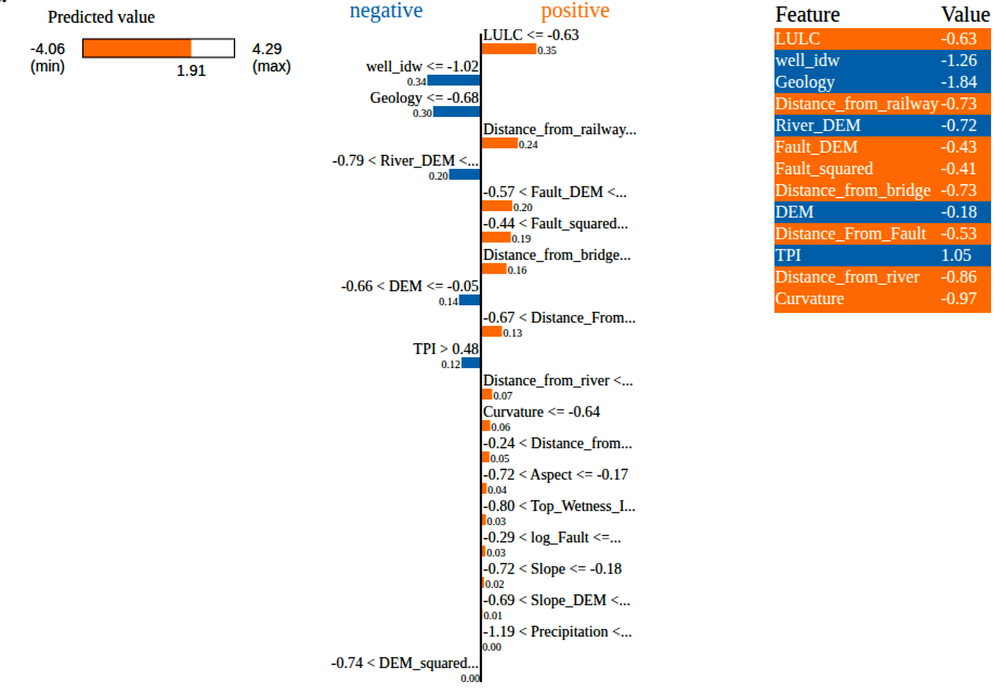
#> input picture media/lime_et.png, 3018 x 2069 px, found by its file name (shown at 1/3 size)
$ python zoom_lime_plots.py
#> lines starting #> are read from the running program, lines starting #| are printed output that depends on the picture; after the words box and inside, x2 and y2 are one past the last pixel; in counts of white or black regions, pixels touching at a corner belong together
#> in main, img is the input picture: PIL image 3018x2069 RGB; mean R, G, B 241.3, 236.2, 232.9
#!/usr/bin/env python3
"""
Zoom in on LIME plots by cropping whitespace and scaling up
"""

from PIL import Image, ImageOps
import numpy as np
import os

def auto_crop_and_zoom(img_path, output_path, margin=20, zoom_factor=1.3):
    """
    Auto-crop whitespace and zoom in on the main content
    """
#> called with margin = 30, zoom_factor = 1.3
    # Open image
    img = Image.open(img_path)

    # Convert to numpy array
    img_array = np.array(img)

    # Find non-white pixels
    # Consider pixels with any channel < 250 as content
    if len(img_array.shape) == 3:
        content_mask = np.any(img_array < 250, axis=2)
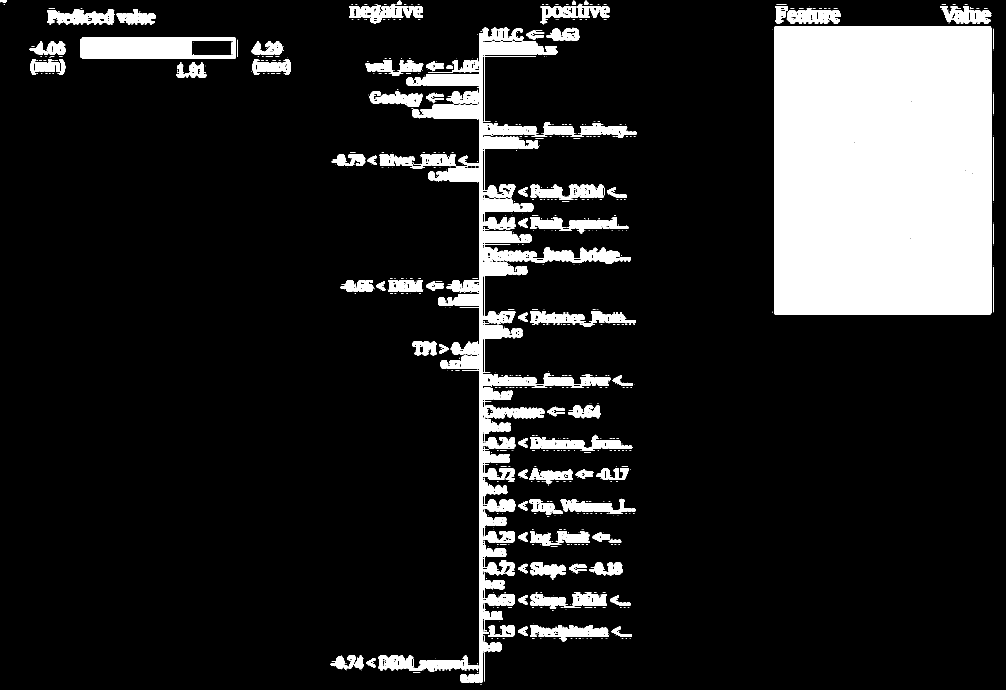
#> content_mask: shape (2069, 3018) bool (shown at 1/3 size); 14.4% white; 1342 white regions (1148 under 20 px), largest, box (x1, y1, x2, y2) and area: (2322, 83, 2975, 940) 555416, (1220, 99, 1672, 2048) 92478, (245, 113, 706, 177) 23794
    else:
        content_mask = img_array < 250

    # Find bounding box of content
    rows = np.any(content_mask, axis=1)
    cols = np.any(content_mask, axis=0)

    if rows.any() and cols.any():
        rmin, rmax = np.where(rows)[0][[0, -1]]
#> rmin = 0; rmax = 2052
        cmin, cmax = np.where(cols)[0][[0, -1]]
#> cmin = 0; cmax = 2979

        # Add margin
        height, width = img_array.shape[:2]
#> height = 2069; width = 3018
        rmin = max(0, rmin - margin)
        rmax = min(height, rmax + margin)
#> rmax = 2069
        cmin = max(0, cmin - margin)
        cmax = min(width, cmax + margin)
#> cmax = 3009

        # Crop
        cropped = img.crop((cmin, rmin, cmax, rmax))
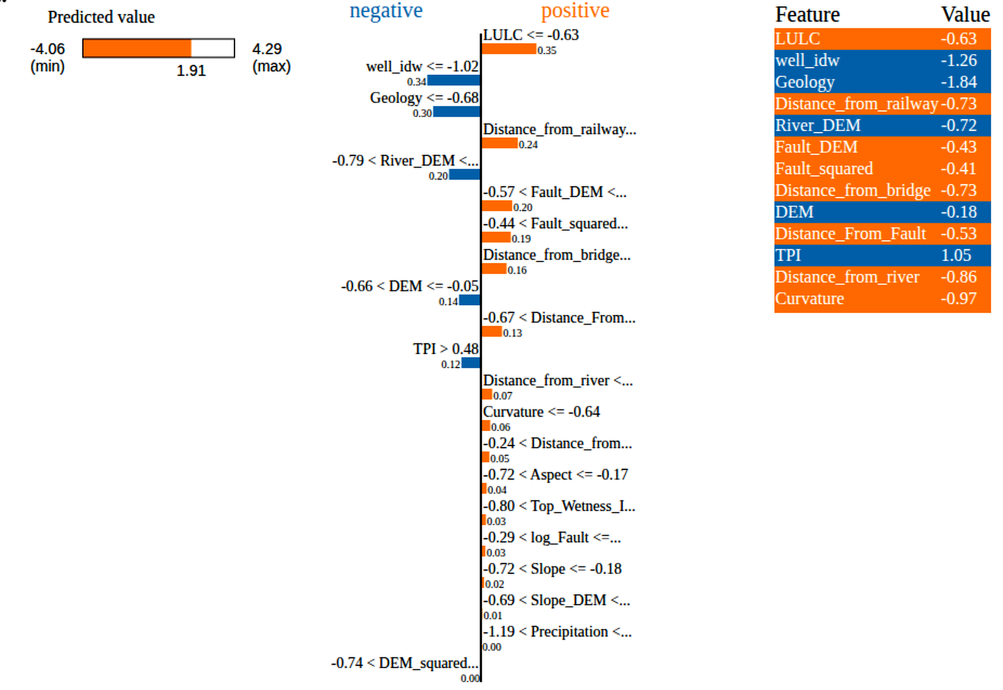
#> cropped: PIL image 3009x2069 RGB (shown at 1/3 size); mean R, G, B 241.3, 236.2, 232.8
    else:
        cropped = img

    # Zoom in by scaling up
    width, height = cropped.size
#> width = 3009
    new_width = int(width * zoom_factor)
#> new_width = 3911
    new_height = int(height * zoom_factor)
#> new_height = 2689

    zoomed = cropped.resize((new_width, new_height), Image.Resampling.LANCZOS)
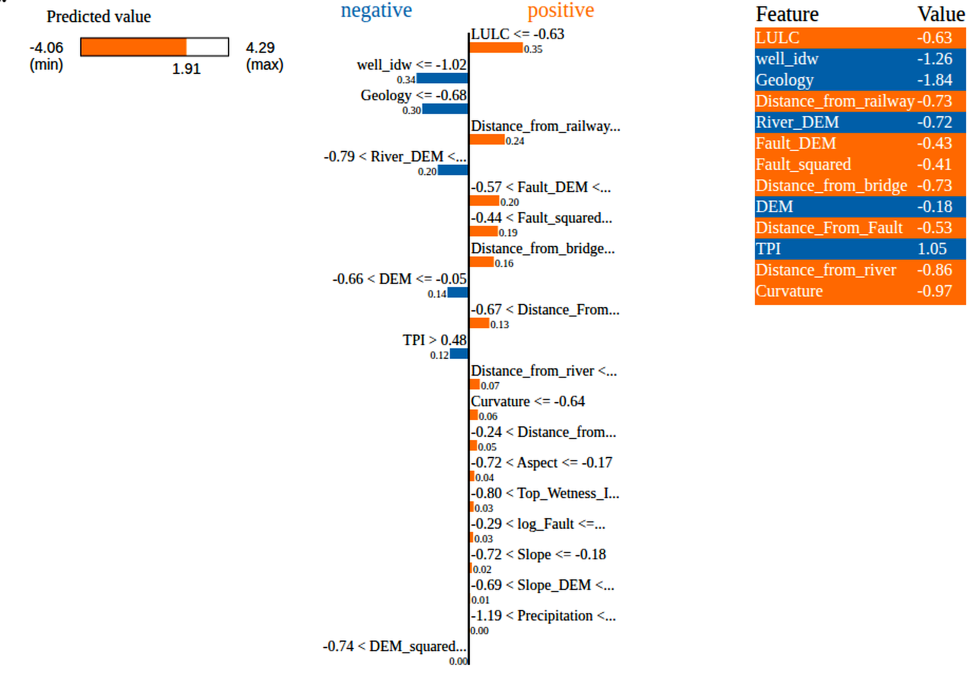
#> zoomed: PIL image 3911x2689 RGB (shown at 1/4 size); mean R, G, B 241.3, 236.2, 232.8

    # Save
    zoomed.save(output_path, 'PNG', quality=95, optimize=True)

    crop_info = f"Cropped from {img.size} to {cropped.size}, then zoomed to {zoomed.size}"
    return crop_info

def main():
    """
    Main function to zoom in on all LIME plots
    """
    media_dir = '/home/kangah/Desktop/MasterThesisLsu/media'

    # List of LIME plots to zoom
    lime_plots = [
        'lime_et.png',
        'lime_rf.png',
        'lime_examples.png'
    ]

    print("Zooming in on LIME plots...\n")

    for plot_name in lime_plots:
        input_path = os.path.join(media_dir, plot_name)

        if os.path.exists(input_path):
            # Zoom and crop directly
            # Create temporary backup with PNG extension
            temp_backup = input_path.replace('.png', '_temp.png')
            img = Image.open(input_path)
            img.save(temp_backup, 'PNG')

            # Zoom and crop
            crop_info = auto_crop_and_zoom(temp_backup, input_path, margin=30, zoom_factor=1.3)

            # Remove temp backup
            os.remove(temp_backup)

            print(f"✓ Zoomed: {plot_name}")
            print(f"  {crop_info}\n")
#|   Cropped from (3018, 2069) to (3009, 2069), then zoomed to (3911, 2689)
        else:
            print(f"✗ Not found: {plot_name}\n")
#> pass 2 of the loop in main, `for plot_name in lime_plots:`:
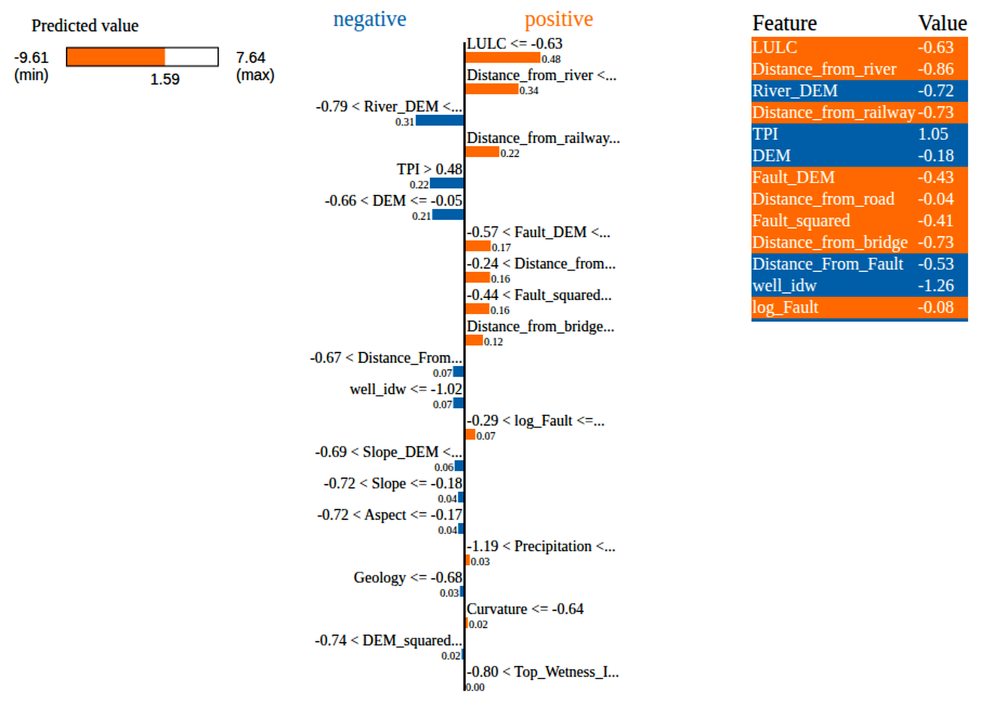
#> input picture media/lime_rf.png, 2949 x 2102 px, found by its file name (shown at 1/3 size)
#> in main, img is the input picture: PIL image 2949x2102 RGB; mean R, G, B 241.1, 236.1, 232.9
#> in auto_crop_and_zoom (call 2), `content_mask = np.any(img_array < 250, axis=2)`:
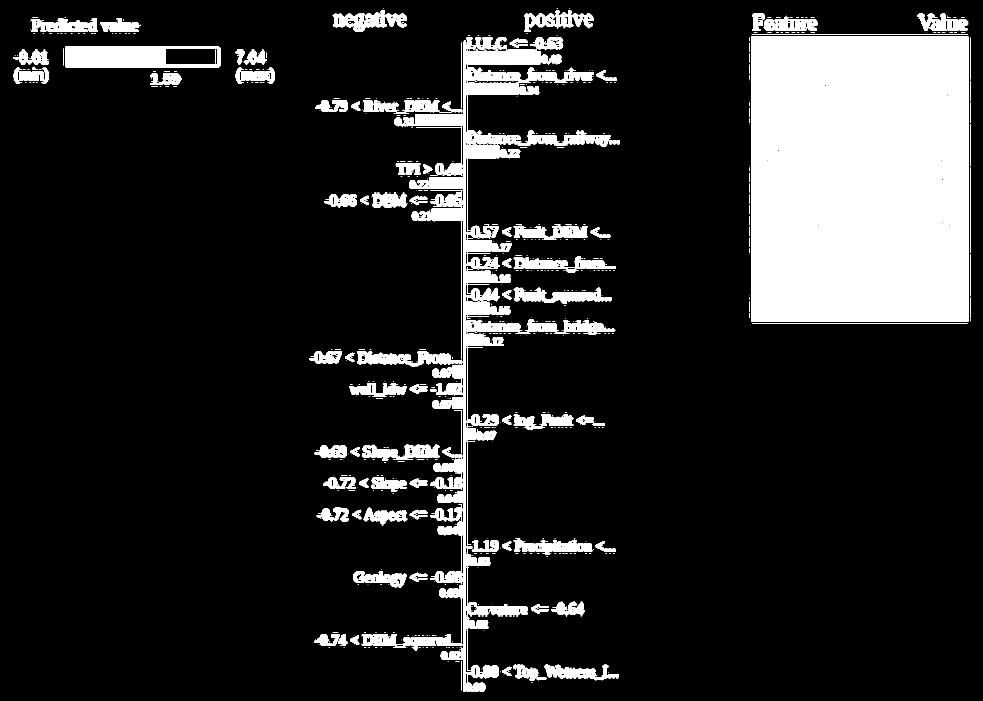
#> content_mask: shape (2102, 2949) bool (shown at 1/3 size); 14.6% white; 1411 white regions (1220 under 20 px), largest, box (x1, y1, x2, y2) and area: (2253, 109, 2906, 966) 556133, (1227, 125, 1684, 2074) 106474, (197, 138, 658, 203) 22448
#> in auto_crop_and_zoom (call 2), `rmin, rmax = np.where(rows)[0][[0, -1]]`: rmin = 26; rmax = 2073
#> in auto_crop_and_zoom (call 2), `cmin, cmax = np.where(cols)[0][[0, -1]]`: cmin = 39; cmax = 2910
#> in auto_crop_and_zoom (call 2), `rmin = max(0, rmin - margin)`: rmin = 0
#> in auto_crop_and_zoom (call 2), `rmax = min(height, rmax + margin)`: rmax = 2102
#> in auto_crop_and_zoom (call 2), `cmin = max(0, cmin - margin)`: cmin = 9
#> in auto_crop_and_zoom (call 2), `cmax = min(width, cmax + margin)`: cmax = 2940
#> cropped: PIL image 2931x2102 RGB
#> in auto_crop_and_zoom (call 2), `zoomed = cropped.resize((new_width, new_height), Image.Resampling.LANC..`:
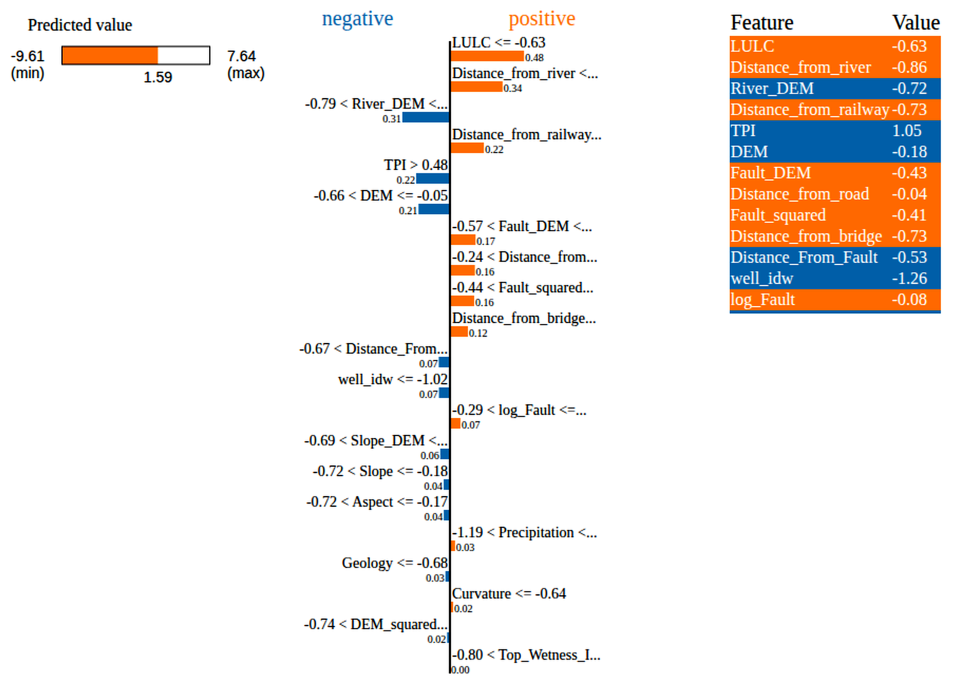
#> zoomed: PIL image 3810x2732 RGB (shown at 1/4 size); mean R, G, B 241.1, 236, 232.8
#|   Cropped from (2949, 2102) to (2931, 2102), then zoomed to (3810, 2732)
#> pass 3 of the loop in main, `for plot_name in lime_plots:`:
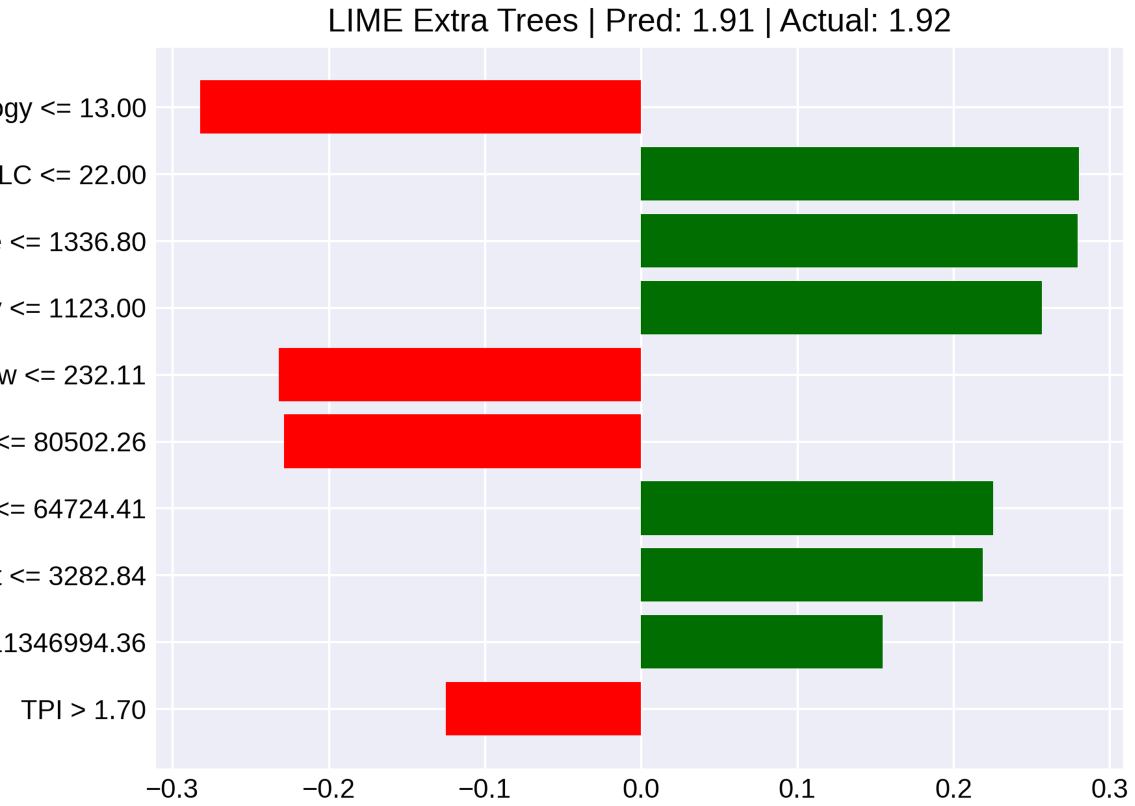
#> input picture media/lime_examples.png, 5674 x 4027 px, found by its file name (shown at 1/5 size)
#> in main, img is the input picture: PIL image 5674x4027 RGBA; mean R, G, B, A 209.2, 203.2, 194.3, 255
#> in auto_crop_and_zoom (call 3), `content_mask = np.any(img_array < 250, axis=2)`:
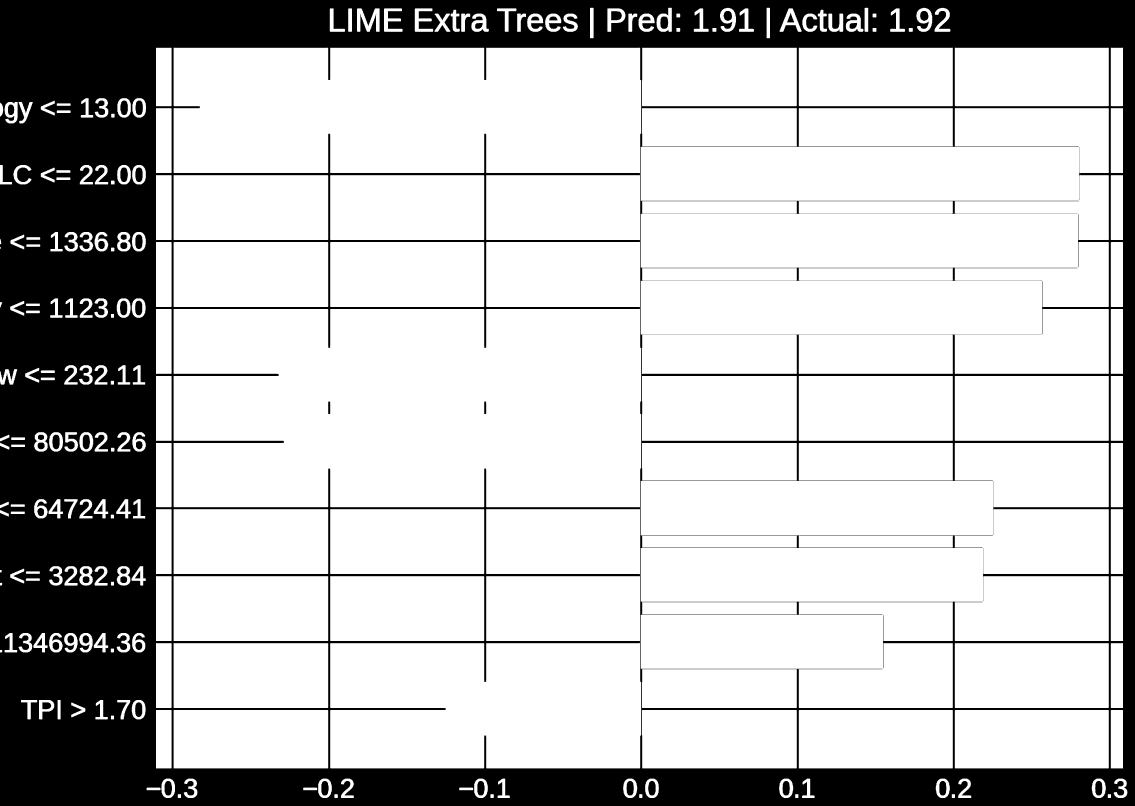
#> content_mask: shape (4027, 5674) bool (shown at 1/5 size); 75.6% white; 54 black regions, largest, box (x1, y1, x2, y2) and area: (0, 0, 5674, 4027) 5494792, (602, 503, 639, 575) 2243, (602, 838, 639, 910) 2243
#> in auto_crop_and_zoom (call 3), `rmin, rmax = np.where(rows)[0][[0, -1]]`: rmin = 39; rmax = 3989
#> in auto_crop_and_zoom (call 3), `cmin, cmax = np.where(cols)[0][[0, -1]]`: cmin = 0; cmax = 5636
#> in auto_crop_and_zoom (call 3), `rmin = max(0, rmin - margin)`: rmin = 9
#> in auto_crop_and_zoom (call 3), `rmax = min(height, rmax + margin)`: rmax = 4019
#> in auto_crop_and_zoom (call 3), `cmax = min(width, cmax + margin)`: cmax = 5666
#> in auto_crop_and_zoom (call 3), `cropped = img.crop((cmin, rmin, cmax, rmax))`:
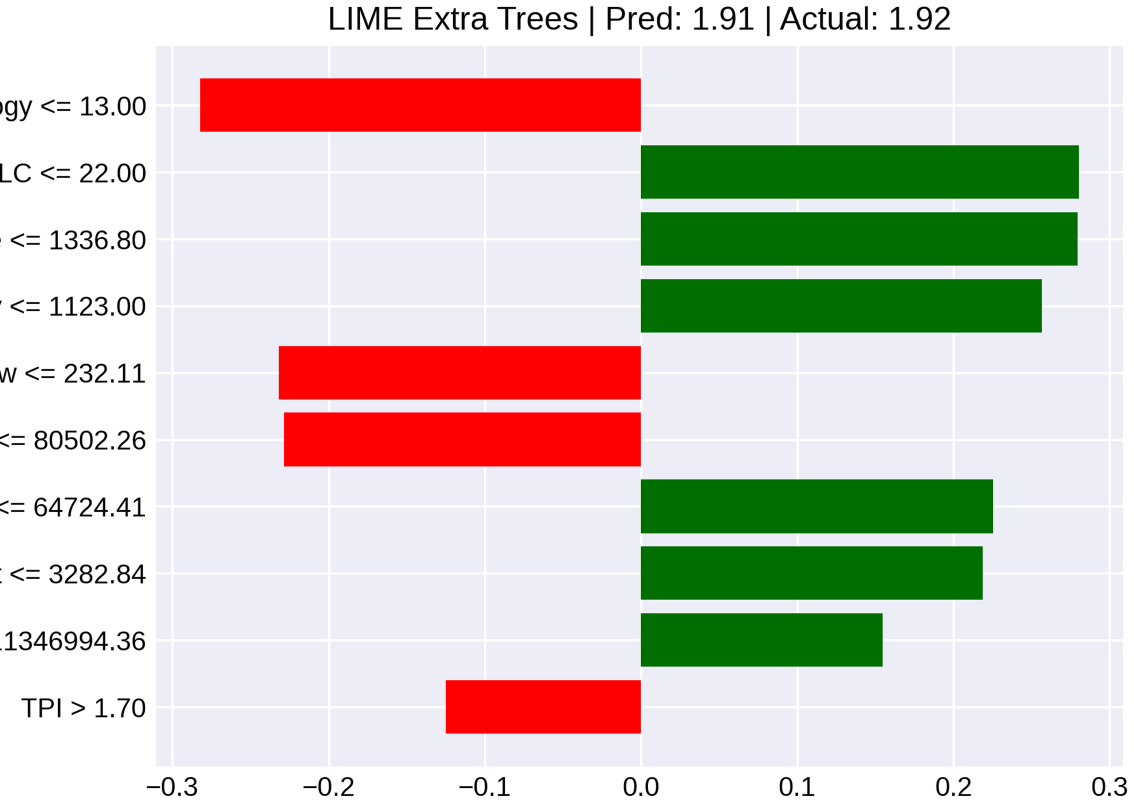
#> cropped: PIL image 5666x4010 RGBA (shown at 1/5 size); mean R, G, B, A 209, 202.9, 193.9, 255
#> zoomed: PIL image 7365x5213 RGBA
#|   Cropped from (5674, 4027) to (5666, 4010), then zoomed to (7365, 5213)

    print("✓ All LIME plots zoomed successfully!")
    print("\nThe plots are now:")
    print("  • Cropped to remove excess whitespace")
    print("  • Zoomed in by 30% for better detail")
    print("  • Even more readable for thesis printing")

if __name__ == "__main__":
    main()
